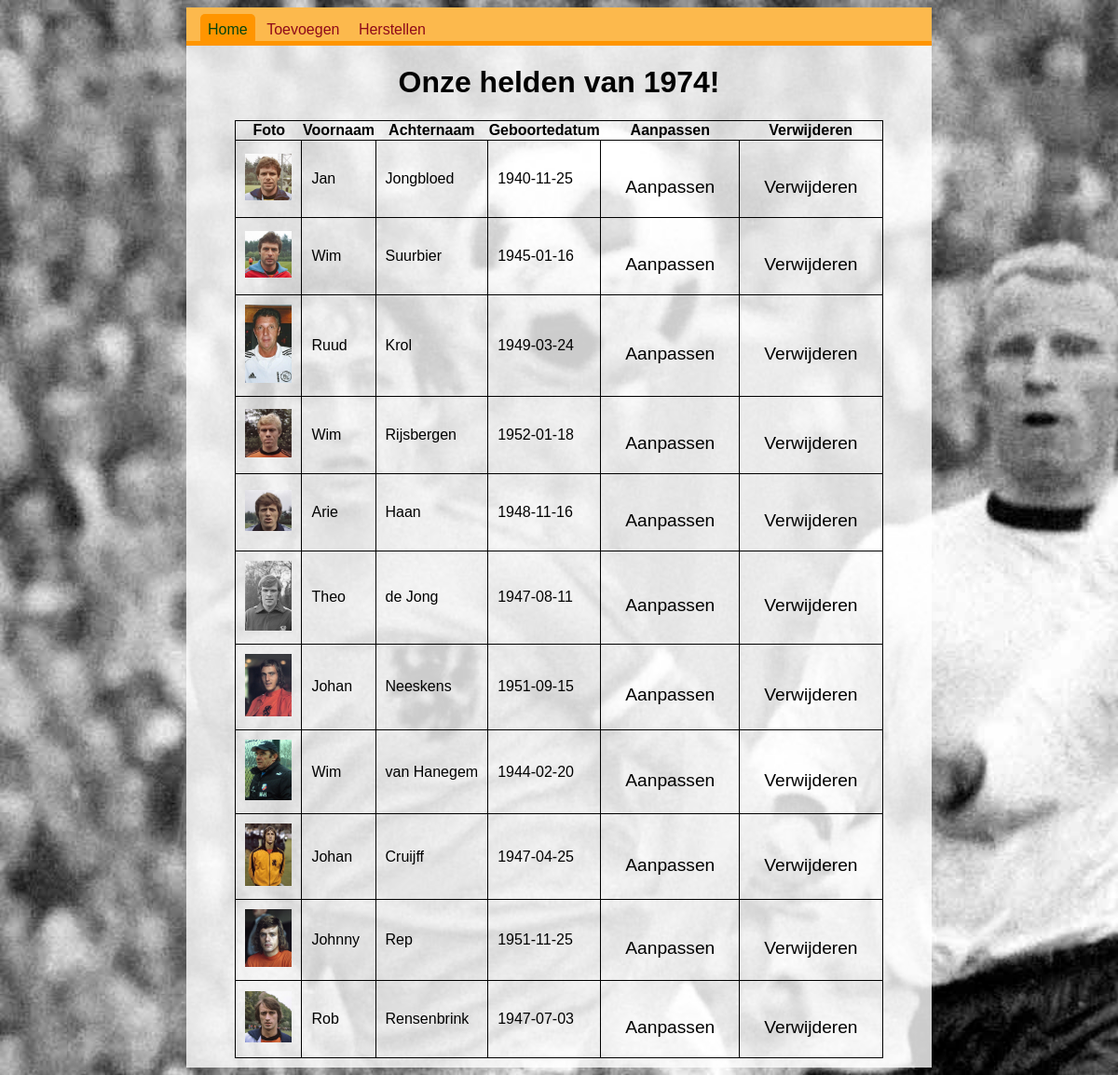
The page / on the database its author committed.
### tables this page shows
CREATE TABLE `voetballers` (
  `id` int(11) NOT NULL,
  `voornaam` varchar(50) NOT NULL,
  `achternaam` varchar(50) NOT NULL,
  `geboortedatum` date DEFAULT NULL,
  `foto_url` varchar(150) NOT NULL
);

### index.php (the view, shortened to what this page needs)
<!DOCTYPE html>
<html lang="en">
<head>
    <link rel="stylesheet" href="style.css">
</head>
<body>
        <div id="wrapper">
            <nav>
                <a class="active" href="index.php">Home</a>
                <a class="not_active" href="toevoegen.html">Toevoegen</a>
                <a class="not_active" href="herstel.php">Herstellen</a>
            </nav>
            <h1>Onze helden van 1974!</h1>
 <?php
 require_once "dbconnection.php";
$sql = "SELECT foto_url, voornaam, achternaam, geboortedatum, id FROM voetballers";
$result = $conn->query($sql);
if ($result->num_rows > 0) {
    echo "<table>";
    echo "<tr>  <th>Foto</th><th>Voornaam</th><th>Achternaam</th><th>Geboortedatum</th> <th>Aanpassen</th><th>Verwijderen</th> </tr>";
    while($row = $result->fetch_assoc()) {
        $id = $row["id"];
        echo "<tr>";
        echo "<td><img src='images/" . ($row['foto_url']) . "'style='width:50px;'></td>";
        echo "<td>" . $row["voornaam"] ."</td>";
        echo "<td>" . $row["achternaam"] . "</td>";
        echo "<td>" . $row ["geboortedatum"] . "</td>";
        echo "<td>";
        ?>
        <div class="form">
        <form action="update.php" method="POST">
       <?= "<input type='hidden' value='$id' name ='id'><br>" ?>
        <input class="button" type="submit" name="Edit" value="Aanpassen">
    </td>
    <td>
    <form action="delete.php" method="POST">
       <?= "<input type='hidden' value='$id' name ='id'><br>" ?>
        <input class="button" type="submit" name="delete" value="Verwijderen">
    </form>
    </td>
    </div>
    <?php
        echo "</tr>";
    }
}
?>
</html>

### style.css (style rules this page uses)
body { font-family: Arial, Helvetica, sans-serif; font-size: 16px; background-image: url(images/de_helden3.jpg); background-size: cover; }
#wrapper { width: 800px; margin: auto; background-color: antiquewhite; padding: 0px; padding-bottom: 10px; background-color: rgba(255, 255, 255, 0.8); }
.button { border: none; background: transparent; font-size: larger; color: #000; cursor: pointer; text-decoration: wavy ; }
nav { background-color: rgb(252, 185, 77); padding: 15px; padding-bottom: 3px; border-bottom: 5px solid rgb(255, 149, 0); margin-bottom: 20px; }
.active { color: rgb(4, 68, 14); background-color: rgb(255, 149, 0); }
.not_active { color: rgb(142, 10, 26); }
a { text-decoration: none; padding: 8px; border-radius: 5px; }
table, td { border-collapse: collapse; margin: auto; padding: 10px; border: 1px solid black; opacity: 1; }
h1 { text-align: center; }
form { margin: 10px; }

### rows shown on the page
voetballers: foto_url (picture), voornaam "Jan", achternaam "Jongbloed", geboortedatum "1940-11-25"
voetballers: foto_url (picture), voornaam "Wim", achternaam "Suurbier", geboortedatum "1945-01-16"
voetballers: foto_url (picture), voornaam "Ruud", achternaam "Krol", geboortedatum "1949-03-24"
voetballers: foto_url (picture), voornaam "Wim", achternaam "Rijsbergen", geboortedatum "1952-01-18"
voetballers: foto_url (picture), voornaam "Arie", achternaam "Haan", geboortedatum "1948-11-16"
voetballers: foto_url (picture), voornaam "Theo", achternaam "de Jong", geboortedatum "1947-08-11"
voetballers: foto_url (picture), voornaam "Johan", achternaam "Neeskens", geboortedatum "1951-09-15"
voetballers: foto_url (picture), voornaam "Wim", achternaam "van Hanegem", geboortedatum "1944-02-20"
voetballers: foto_url (picture), voornaam "Johan", achternaam "Cruijff", geboortedatum "1947-04-25"
voetballers: foto_url (picture), voornaam "Johnny", achternaam "Rep", geboortedatum "1951-11-25"
voetballers: foto_url (picture), voornaam "Rob", achternaam "Rensenbrink", geboortedatum "1947-07-03"
